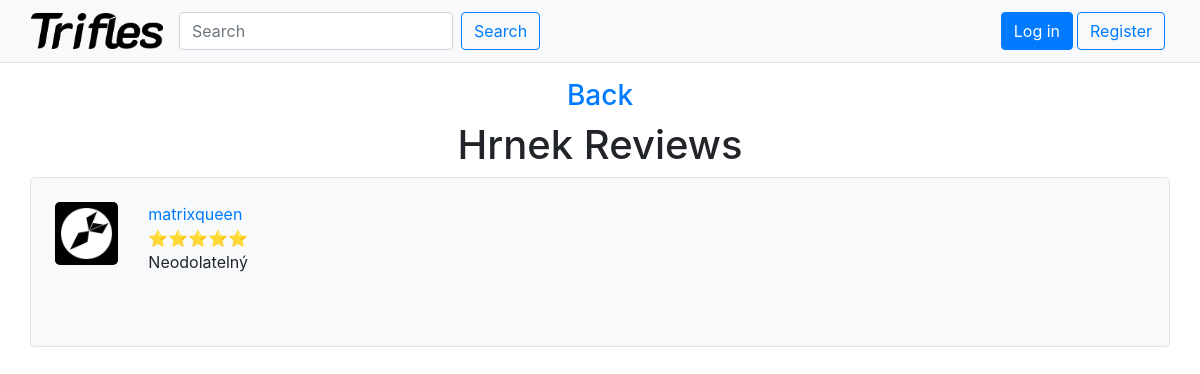
Screenshot of /item/ad4c3d15700c4e48bd1b005ad0394029/reviews/ with the database file from the repository.
### shop/models.py (models this page shows, shortened)
class Item(models.Model):
  author = models.ForeignKey(User, on_delete=models.CASCADE, null=True)
  price = models.fields.FloatField(validators=[MinValueValidator(1.0),])
  name = models.fields.CharField(max_length=60)
  created_at = models.DateTimeField(auto_now_add=True)
  id = models.UUIDField(
         primary_key = True,
         default = uuid.uuid4,
         editable = False)
  description = models.fields.TextField(blank=True, max_length=1000)
  image = models.ImageField(
    default="shop/item_imgs/def.png",
    upload_to="shop/item_imgs",
    blank=True
    )

class Review(models.Model):
  NUM_STARS = [
    (1, '1 star'),
    (2, '2 stars'),
    (3, '3 stars'),
    (4, '4 stars'),
    (5, '5 stars'),
  ]
  author = models.ForeignKey(User, on_delete=models.CASCADE)
  item = models.ForeignKey(Item, on_delete=models.CASCADE)
  stars = models.fields.IntegerField(choices=NUM_STARS, default=5)
  text = models.fields.TextField(null=True)
  created_at = models.DateTimeField(auto_now_add=True)
  id = models.UUIDField(
         primary_key = True,
         default = uuid.uuid4,
         editable = False)
  @property
  def stars_rendered(self):
    r = ""
    for _ in range(self.stars):r += '&#11088;'
    return r

### accounts/models.py (models this page shows, shortened)
class Profile(models.Model):
  user = models.OneToOneField(User, on_delete=models.CASCADE)
  profile_pic = models.ImageField(
    default="accounts/profile_pics/def.png", upload_to="accounts/profile_pics",
    blank=True,
    )
  cart = models.ManyToManyField(Item, through='Stack')
  profile_private = models.BooleanField(default=False)
  full_name_private = models.BooleanField(default=False)
  reviews_list_private = models.BooleanField(default=False)
  email_private = models.BooleanField(default=False)
  twitter = models.CharField(max_length=100, blank=True)
  instagram = models.CharField(max_length=100, blank=True)
  facebook = models.CharField(max_length=100, blank=True)

### shop/views.py (the view)
# urls.py: path('item/<item>/reviews/', views.item_reviews, name="item_reviews"),
def item_reviews(request, item):
  try:item = Item.objects.get(id=item)
  except:
    messages.error(request, _('Item not found'))
    return redirect('index')
  reviews = Review.objects.filter(item=item).order_by('-created_at')
  context = {'item': item, 'reviews':reviews}
  return render(request, 'shop/item_reviews.html', context=context)

### shop/templates/shop/item_reviews.html (shortened to what this page needs)
{% extends "base.html" %}
{% load i18n %}
{% block content %}
  <h3><a href="{% url 'view_item' item=item.id%}">{% trans "Back" %}</a></h3>
  <h1>{{item.name}} {% trans "Reviews" %}</h1>
<div class="container border rounded-lg p-4 mb-3 bg-light">
  {% for review in reviews %}
  <div class="row mb-5">
    <div class="col-1 text-right">
      <img src="{{review.author.profile.profile_pic.url}}" class="mw-25 img-fluid rounded-lg">
    </div>
    <div class="col text-left text-wrap w-75">
      <a href="{% url 'profile' username=review.author.username%}">{{review.author.username}}</a>
      <br />
      {{review.stars_rendered|safe}} <br />
      {{review.text}}
    </div>
  </div>
  {% endfor %}
</div>
{% endblock %}

### rows the page displays
Item: name "Hrnek"
Review: author.profile.profile_pic (picture), author.username "matrixqueen", stars_rendered "⭐⭐⭐⭐⭐", text "Neodolatelný"
